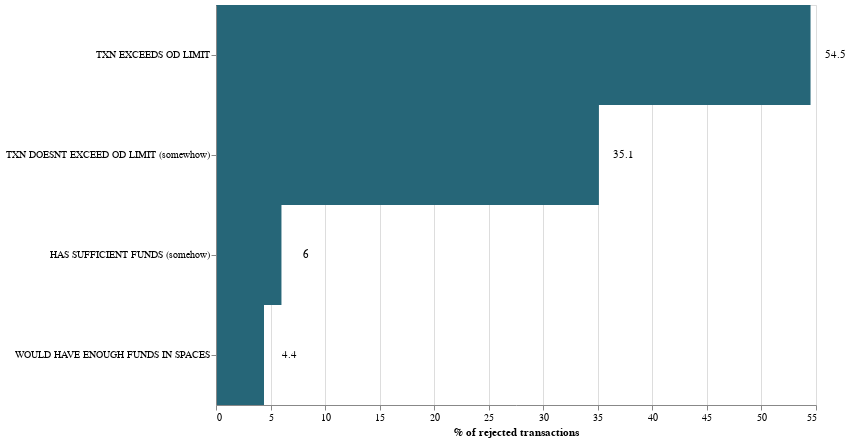

Write notebook code for a chart like this one.
### Code cell
bars = (
    alt.Chart(od_users_group_perc_df)
    .mark_rect(color="#266678", size=50)
    .encode(
        alt.X("percentage:Q", title="% of rejected transactions"),
        alt.Y("funds_categories:N", title="", sort="-x"),
    )
    .properties(width=600, height=400)
)

text = bars.mark_text(
    align="center",
    baseline="middle",
    dx=25,  # Nudges text to right so it doesn't appear on top of the bar
).encode(text="percentage:Q")

(bars + text).configure_axis(labelLimit=1000)

### Figure 1 — Vega-Lite specification as saved in the notebook (floating-point values rounded to 4 significant figures)
{"config": {"view": {"continuousWidth": 400, "continuousHeight": 300}, "axis": {"labelLimit": 1000}}, "layer": [{"mark": {"type": "rect", "color": "#266678", "size": 50}, "encoding": {"x": {"type": "quantitative", "field": "percentage", "title": "% of rejected transactions"}, "y": {"type": "nominal", "field": "funds_categories", "sort": "-x", "title": ""}}, "height": 400, "width": 600}, {"mark": {"type": "text", "align": "center", "baseline": "middle", "dx": 25}, "encoding": {"text": {"type": "quantitative", "field": "percentage"}, "x": {"type": "quantitative", "field": "percentage", "title": "% of rejected transactions"}, "y": {"type": "nominal", "field": "funds_categories", "sort": "-x", "title": ""}}, "height": 400, "width": 600}], "data": {"name": "data-c7a21f32cfb07d1a3aa3c1138f5ccd7b"}, "$schema": "https://vega.github.io/schema/vega-lite/v4.8.1.json", "datasets": {"data-c7a21f32cfb07d1a3aa3c1138f5ccd7b": [{"funds_categories": "TXN EXCEEDS OD LIMIT", "txn_created": 70301, "percentage": 54.5}, {"funds_categories": "TXN DOESNT EXCEED OD LIMIT (somewhow)", "txn_created": 45222, "percentage": 35.1}, {"funds_categories": "HAS SUFFICIENT FUNDS (somehow)", "txn_created": 7696, "percentage": 6.0}, {"funds_categories": "WOULD HAVE ENOUGH FUNDS IN SPACES", "txn_created": 5719, "percentage": 4.4}]}}
